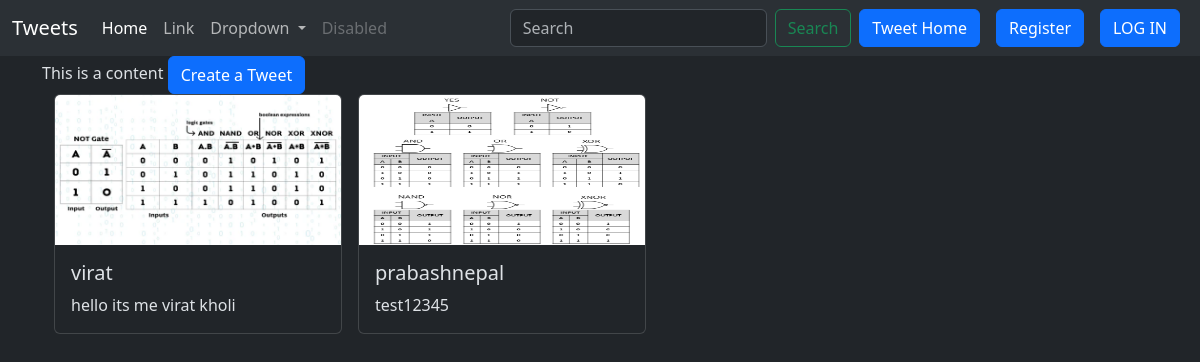
Page /tweets/ on the earlier database version.
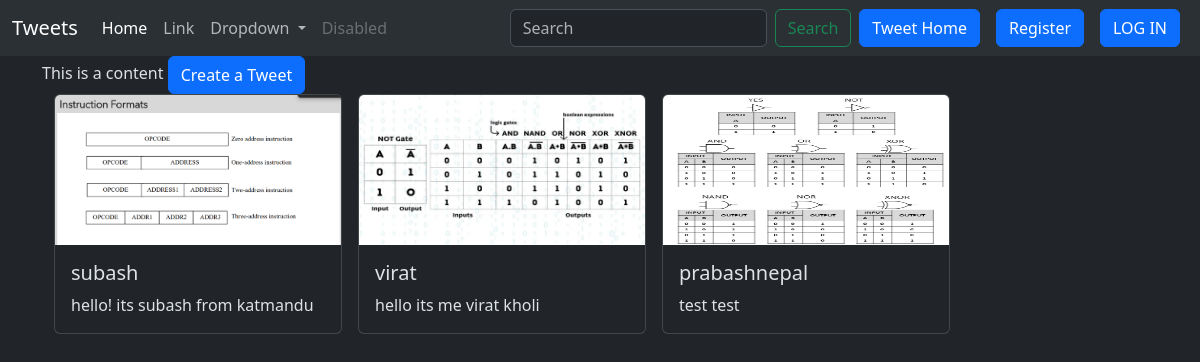
Same page on the later database version.
### tweets/models.py (models this page shows, shortened)
class Tweet(models.Model):
    user = models.ForeignKey(User, on_delete=models.CASCADE)
    text = models.TextField(max_length=240)
    photo = models.ImageField(upload_to='photos/', blank=True, null=True)
    created_at = models.DateTimeField(auto_now_add=True)
    updated_at = models.DateTimeField(auto_now=True)

### tweets/views.py (the view)
# urls.py: path('',views.tweet_list, name='tweet_list' ),
def tweet_list(request):
    tweets=Tweet.objects.all().order_by('-created_at')
    return render(request,'tweet_list.html', {'tweets':tweets})

### tweets/templates/tweet_list.html (shortened to what this page needs)
{% extends "layout.html" %}
{% block content %}
This is a content
<a class='btn btn-primary' href="{% url 'tweet_create' %}">Create a Tweet</a>
<div class="container d-flex flex-wrap gap-3">
    {% for tweet in tweets %}
        <div class="card" style="width: 18rem;">
            {% if tweet.photo %}
                <img src="{{ tweet.photo.url }}" class="card-img-top" alt="Tweet Image" style="height:150px">
            {% else %}
                <img src="/static/images/default.jpg" class="card-img-top" alt="Default Image" style="height:150px">
            {% endif %}
            <div class="card-body">
                <h5 class="card-title">{{ tweet.user.username }}</h5>
                <p class="card-text">{{ tweet.text|escape }}</p>
            </div>
        </div>
    {% empty %}
        <p>No tweets available.</p>
    {% endfor %}
</div>
{% endblock %}

### templates/layout.html (shortened to what this page needs)
{% load static %}
<!DOCTYPE html>
<html lang="en" data-bs-theme="dark"><head>
    <link href="https://cdn.jsdelivr.net/npm/bootstrap@5.3.3/dist/css/bootstrap.min.css" rel="stylesheet">
</head>
<body class=''>
    <nav class="navbar navbar-expand-lg bg-body-tertiary">
        <div class="container-fluid">
          <a class="navbar-brand" href="">Tweets</a>
          <div class="collapse navbar-collapse" id="navbarSupportedContent">
            <ul class="navbar-nav me-auto mb-2 mb-lg-0">
              <li class="nav-item">
                <a class="nav-link active" aria-current="page" href="#">Home</a>
              </li>
              <li class="nav-item">
                <a class="nav-link" href="#">Link</a>
              </li>
              <li class="nav-item dropdown">
                <a class="nav-link dropdown-toggle" href="#" role="button" data-bs-toggle="dropdown" aria-expanded="false">
                  Dropdown
                </a>
              </li>
              <li class="nav-item">
                <a class="nav-link disabled" aria-disabled="true">Disabled</a>
              </li>
            </ul>
            <form class="d-flex" role="search">
              <input class="form-control me-2" type="search" placeholder="Search" aria-label="Search">
              <button class="btn btn-outline-success" type="submit">Search</button>
            </form>
            <a href="{%url 'tweet_list'%}" class=" mx-2 btn btn-primary">Tweet Home</a>
            {%if user.is_authenticated%}
            <form  method="post" action=' {% url "logout" %}'>
                {% csrf_token %}
                <button class="btn btn-danger" type='submit'>Logout</button>
            </form>
            {%else%}
            <a href="{%url 'register'%}" class=" mx-2 btn btn-primary">Register</a>
            <a href="{%url 'login'%}" class=" mx-2 btn btn-primary">LOG IN</a>
            {%endif%}
          </div>
        </div>
      </nav>
    <div class="container">
        {% block content %}
        {% endblock %}
    </div>
</body>
</html>

Differences in the rows shown:
added Tweet: photo (picture), user.username "subash", text "hello! its subash from katmandu"
changed Tweet "prabashnepal": text "test12345" → "test test"
